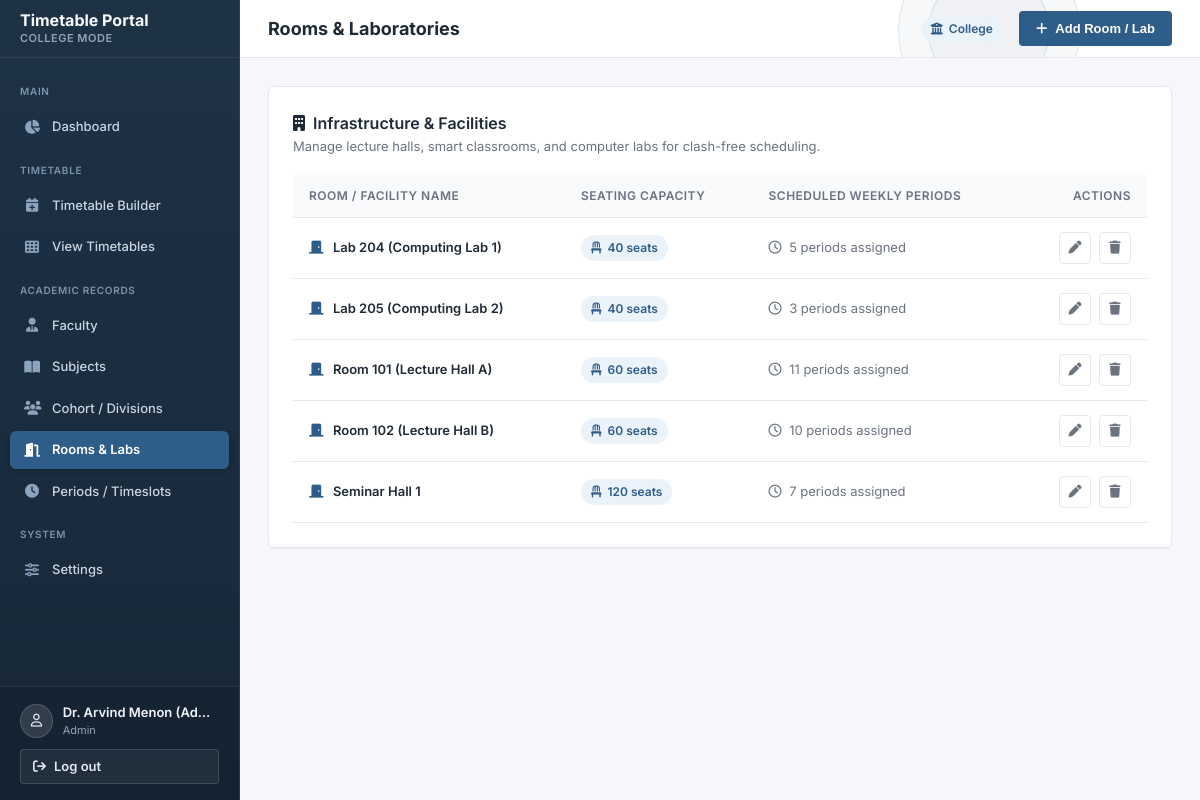
Screenshot of /rooms (signed in) with the database file from the repository.
### tables this page shows
CREATE TABLE settings (
    key TEXT PRIMARY KEY,
    value TEXT NOT NULL
);

CREATE TABLE rooms (
    id INTEGER PRIMARY KEY AUTOINCREMENT,
    name TEXT UNIQUE NOT NULL,
    capacity INTEGER NOT NULL DEFAULT 40
);

### app.py (the view)
@app.route("/rooms")
@login_required(role="admin")
def rooms_list():
    cur = g.db.cursor()
    cur.execute(
        """
        SELECT r.id, r.name, r.capacity,
               (SELECT COUNT(*) FROM timetable t WHERE t.room_id = r.id) AS classes_count
        FROM rooms r
        ORDER BY r.name ASC
        """
    )
    rooms = cur.fetchall()
    return render_template("rooms.html", rooms=rooms)

### app.py (called while the page is built)
@app.before_request
def setup_db():
    global _pg_initialized
    if is_postgres():
        if not _pg_initialized:
            init_db()
            _pg_initialized = True
    elif not os.path.exists(get_db_path()):
        init_db()
    g.db = get_db()

@app.context_processor
def inject_globals():
    institution_type = "college"
    if hasattr(g, "db"):
        cur = g.db.cursor()
        cur.execute("SELECT value FROM settings WHERE key = 'institution_type'")
        row = cur.fetchone()
        if row:
            institution_type = row["value"]
    group_label = "Class / Section" if institution_type == "school" else "Cohort / Division"
    group_placeholder = "e.g. 8-A or 10-B" if institution_type == "school" else "e.g. BCA Sem 3 A or CSE Sem 5"
    return {
        "current_user": session.get("user"),
        "institution_type": institution_type,
        "group_label": group_label,
        "group_placeholder": group_placeholder,
        "days_of_week": DAYS_OF_WEEK
    }

def login_required(role=None):
    def decorator(f):
        @wraps(f)
        def decorated_function(*args, **kwargs):
            user = session.get("user")
            if not user:
                flash("Please log in to access this page.", "danger")
                return redirect(url_for("login"))
            if role and user.get("role") != role:
                flash("Unauthorized access. You do not have permission for that page.", "danger")
                if user.get("role") == "faculty":
                    return redirect(url_for("my_timetable"))
                return redirect(url_for("dashboard"))
            return f(*args, **kwargs)
        return decorated_function
    return decorator

### database.py (called while the page is built, shortened)
def get_database_url():
    url = os.environ.get("DATABASE_URL", "").strip()
    if url.startswith("postgres://"):
        url = "postgresql://" + url[len("postgres://"):]
    return url

def is_postgres():
    return bool(get_database_url())

def is_vercel_env():
    return bool(os.environ.get("VERCEL") or os.environ.get("VERCEL_ENV"))

def get_db_path():
    if is_vercel_env():
        tmp_db = "/tmp/timetable.db"
        if not os.path.exists(tmp_db) and os.path.exists(BUNDLED_DB):
            shutil.copyfile(BUNDLED_DB, tmp_db)
        return tmp_db
    return BUNDLED_DB

def get_db():
    db_url = get_database_url()
    db_path = get_db_path()
    conn = sqlite3.connect(db_path)
    conn.row_factory = sqlite3.Row
    conn.execute("PRAGMA foreign_keys = ON;")
    return conn

### templates/rooms.html (shortened to what this page needs)
{% extends "base.html" %}
{% block header_title %}Rooms & Laboratories{% endblock %}
{% block header_actions %}
<button class="btn btn-primary" onclick="openModal('addRoomModal')">
  <i class="fa-solid fa-plus"></i>
  <span>Add Room / Lab</span>
</button>
{% endblock %}
{% block content %}
<div class="card">
  <div class="card-header">
    <div>
      <h2 class="card-title">
        <i class="fa-solid fa-building"></i>
        <span>Infrastructure & Facilities</span>
      </h2>
      <p class="card-subtitle">Manage lecture halls, smart classrooms, and computer labs for clash-free scheduling.</p>
    </div>
  </div>
  {% if rooms %}
    <div class="table-responsive">
      <table class="data-table">
        <thead>
          <tr>
            <th>Room / Facility Name</th>
            <th>Seating Capacity</th>
            <th>Scheduled Weekly Periods</th>
            <th style="text-align: right;">Actions</th>
          </tr>
        </thead>
        <tbody>
          {% for r in rooms %}
            <tr>
              <td>
                <div style="font-weight: 600; color: var(--text);">
                  <i class="fa-solid fa-door-closed" style="margin-right: 6px; color: var(--primary);"></i>
                  {{ r.name }}
                </div>
              </td>
              <td>
                <span class="badge-tag">
                  <i class="fa-solid fa-chair"></i>
                  {{ r.capacity }} seats
                </span>
              </td>
              <td>
                <span class="form-helper" style="font-size: 13px;">
                  <i class="fa-regular fa-clock" style="margin-right: 4px; color: var(--muted);"></i>
                  {{ r.classes_count }} periods assigned
                </span>
              </td>
              <td style="text-align: right;">
                <div class="table-actions" style="justify-content: flex-end;">
                  <button class="btn-icon" title="Edit Room" onclick="openEditRoomModal('{{ r.id }}', '{{ r.name|escape }}', '{{ r.capacity }}')">
                    <i class="fa-solid fa-pen"></i>
                  </button>
                  <form method="POST" action="{{ url_for('rooms_delete', room_id=r.id) }}" class="confirm-delete" data-confirm-message="Are you sure you want to delete {{ r.name }}? All timetable classes scheduled in this room will also be deleted.">
                    <button type="submit" class="btn-icon delete" title="Delete Room">
                      <i class="fa-solid fa-trash"></i>
                    </button>
                  </form>
                </div>
              </td>
            </tr>
          {% endfor %}
        </tbody>
      </table>
    </div>
  {% endif %}
</div>
{% endblock %}

### templates/base.html (shortened to what this page needs)
<!DOCTYPE html>
<html lang="en">
<head>
  <link rel="stylesheet" href="https://cdnjs.cloudflare.com/ajax/libs/font-awesome/6.5.1/css/all.min.css">
  <link rel="stylesheet" href="{{ url_for('static', filename='css/style.css') }}">
</head>
<body>
  <div class="app-layout">
    <aside class="sidebar" id="sidebar">
      <div class="sidebar-header">
        <div>
          <div class="sidebar-title">Timetable Portal</div>
          <div class="sidebar-sub">{{ institution_type|capitalize }} Mode</div>
        </div>
      </div>
      <nav class="sidebar-nav">
        {% if current_user and current_user.role == 'admin' %}
          <div class="nav-section-title">Main</div>
          <a href="{{ url_for('dashboard') }}" class="nav-link {% if request.path == url_for('dashboard') %}active{% endif %}">
            <i class="fa-solid fa-chart-pie"></i>
            <span>Dashboard</span>
          </a>
          <div class="nav-section-title">Timetable</div>
          <a href="{{ url_for('timetable_builder') }}" class="nav-link {% if request.path.startswith('/timetable/builder') %}active{% endif %}">
            <i class="fa-solid fa-calendar-plus"></i>
            <span>Timetable Builder</span>
          </a>
          <a href="{{ url_for('timetable_view') }}" class="nav-link {% if request.path.startswith('/timetable/view') %}active{% endif %}">
            <i class="fa-solid fa-table-cells"></i>
            <span>View Timetables</span>
          </a>
          <div class="nav-section-title">Academic Records</div>
          <a href="{{ url_for('faculty_list') }}" class="nav-link {% if request.path.startswith('/faculty') %}active{% endif %}">
            <i class="fa-solid fa-user-tie"></i>
            <span>Faculty</span>
          </a>
          <a href="{{ url_for('subjects_list') }}" class="nav-link {% if request.path.startswith('/subjects') %}active{% endif %}">
            <i class="fa-solid fa-book-open"></i>
            <span>Subjects</span>
          </a>
          <a href="{{ url_for('groups_list') }}" class="nav-link {% if request.path.startswith('/groups') %}active{% endif %}">
            <i class="fa-solid fa-users"></i>
            <span>{{ group_label }}s</span>
          </a>
          <a href="{{ url_for('rooms_list') }}" class="nav-link {% if request.path.startswith('/rooms') %}active{% endif %}">
            <i class="fa-solid fa-door-open"></i>
            <span>Rooms & Labs</span>
          </a>
          <a href="{{ url_for('timeslots_list') }}" class="nav-link {% if request.path.startswith('/timeslots') %}active{% endif %}">
            <i class="fa-solid fa-clock"></i>
            <span>Periods / Timeslots</span>
          </a>
          <div class="nav-section-title">System</div>
          <a href="{{ url_for('settings') }}" class="nav-link {% if request.path.startswith('/settings') %}active{% endif %}">
            <i class="fa-solid fa-sliders"></i>
            <span>Settings</span>
          </a>
        {% endif %}
      </nav>
      <div class="sidebar-footer">
        <div class="user-badge">
          <div class="user-avatar">
            <i class="fa-regular fa-user"></i>
          </div>
          <div class="user-info">
            <span class="user-name" title="{{ current_user.name }}">{{ current_user.name }}</span>
            <span class="user-role">{{ current_user.role }}</span>
          </div>
        </div>
        <a href="{{ url_for('logout') }}" class="btn btn-outline" style="width: 100%; justify-content: flex-start; padding: 7px 12px;">
          <i class="fa-solid fa-arrow-right-from-bracket"></i>
          <span>Log out</span>
        </a>
      </div>
    </aside>
    <div class="main-wrapper">
      <header class="topbar">
        <div class="topbar-left">
          <h1 class="page-title">{% block header_title %}Dashboard{% endblock %}</h1>
        </div>
        <div class="topbar-right">
          <span class="badge-tag">
            <i class="fa-solid fa-building-columns"></i>
            <span>{{ institution_type|capitalize }}</span>
          </span>
          {% block header_actions %}{% endblock %}
        </div>
      </header>
      <main class="content-area">
        {% block content %}{% endblock %}
      </main>
    </div>
  </div>
</body>
</html>

### rows the page displays
settings: value "COLLEGE", value "College"
rooms: name "Lab 204 (Computing Lab 1)", capacity "40", classes_count "5"
rooms: name "Lab 205 (Computing Lab 2)", capacity "40", classes_count "3"
rooms: name "Room 101 (Lecture Hall A)", capacity "60", classes_count "11"
rooms: name "Room 102 (Lecture Hall B)", capacity "60", classes_count "10"
rooms: name "Seminar Hall 1", capacity "120", classes_count "7"

### other values shown
{{ group_label }} "Cohort / Division"
{{ current_user.name }} "Dr. Arvind Menon (Ad…"
{{ current_user.role }} "Admin"
